Frame 1 (no input): blank canvas, image omitted
Frame 60 (no input): blank canvas, image omitted
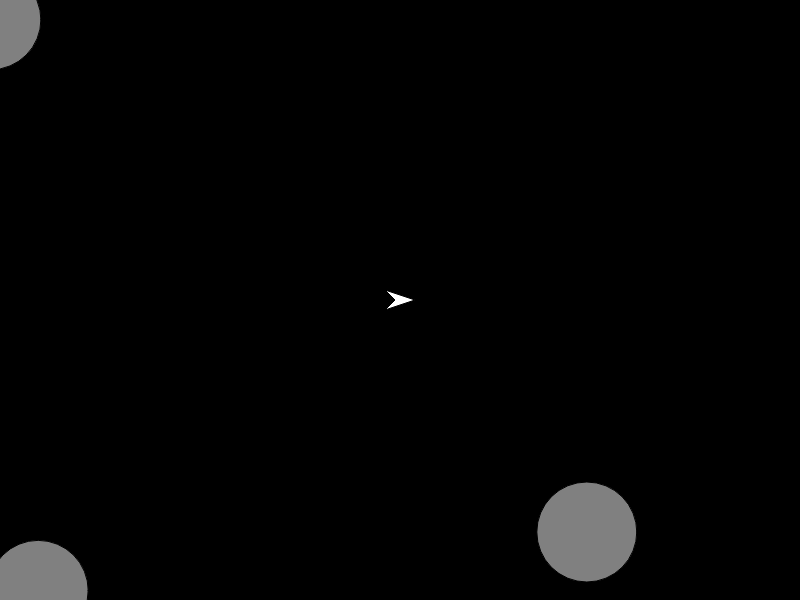
Frame 120 (the mouse pressed at the canvas centre since frame 60)

The p5.js sketch whose frames 1 and 60 were blank and that drew this single picture after the mouse press (run headless with seeded random() and noise() and a simulated clock; from frame 60 on, the mouse is pressed at the canvas centre):

// p5.js sketch
// ── sketch.js
// Project Title
// Your Name
// Date
//
// Extra for Experts:
// - describe what you did to take this project "above and beyond"
let bgColor = "black";
let x, y, ay;
let theta = 0;
let vx = 0;
let vy = 0;
let friction = 0.99;
let maxSpeed = 8;
let bSpeed = 8;
let shotX;
let shotY;
let ballArray = [];
let asteroidArray= [];
let thrust = false;
let side;

function setup() {
  createCanvas(800, 600);
  angleMode(DEGREES);
  x = width / 2;
  y = height /2;
}

function draw() {
  background(bgColor);
  for (let i = 0; i<ballArray.length; i++){
    for (let j = 0; j < asteroidArray.length; j++){
      if ( i !== j){
        checkBulletColision(ballArray[i], asteroidArray[j]);
      }
    }
  }
  displayBall();
  moveBall();

  displayAsteroid();
  moveAsteroid();

  moveShip();
  displayShip();
  checkIfOnScreen();
}

function displayShip() {
  push();
  fill("white");
  translate(x, y);
  rotate(theta);
  if (thrust === true) {  // Rocket flame
    beginShape();
    vertex(0,0);
    vertex(-5,-5);
    vertex(-15,0);
    vertex(-5,5);
    endShape();
  }
  beginShape();  // Ship
  vertex(15, 0);
  vertex(-15, 10);
  vertex(-5, 0);
  vertex(-15, -10);
  vertex(15, 0);
  endShape();
  pop();
}

function moveShip() { // Movement
  if (keyIsDown(RIGHT_ARROW)) {
    theta += 4;
  }
  if (keyIsDown(LEFT_ARROW)) {
    theta -= 4;
  }
  if (keyIsDown(UP_ARROW)) {
    moveForward();
    thrust = true;
  }
  else {
    stopMoving();
    thrust = false;
  }
}

function moveForward() {
  x += vx;
  y += vy;
  vx += cos(theta) * 0.05;
  vy += sin(theta) * 0.05;
  // if (vx > maxSpeed) {
  //   vx = maxSpeed;
  // }
  // if (vx < -5) {
  //   vx = -maxSpeed;
  // }
  // if (vy > maxSpeed) {
  //   vy = maxSpeed;
  // }
  // if (vy < -maxSpeed) {
  //   vy = -maxSpeed;
  // }
}

function stopMoving() {
  vx *= friction;
  vy *= friction;
  x += vx;
  y += vy;
}

function checkIfOnScreen() {
  if (x > width) {
    x = 0;
  }
  if (x < 0) {
    x = width;
  }
  if (y > height) {
    y = 0;
  }
  if (y < 0) {
    y = height;
  }
  for (let ball of ballArray) {
    if (ball.bx > width) {
      ball.bx = 0;
    }
    if (ball.bx < 0) {
      ball.bx = width;
    }
    if (ball.by > height) {
      ball.by = 0;
    }
    if (ball.by < 0) {
      ball.by = height;
    }
  }
  for (let asteroid of asteroidArray) {
    if (asteroid.x > width + asteroid.radius) {
      asteroid.x = 0;
    }
    if (asteroid.x < 0 - asteroid.radius) {
      asteroid.x = width;
    }
    if (asteroid.y > height + asteroid.radius) {
      asteroid.y = 0;
    }
    if (asteroid.y < 0 - asteroid.radius) {
      asteroid.y = height;
    }
  }
}

function spawnBall() {  //Bullet Array

  let newBall = {
    bx: x,
    by: y,
    totalX: 0,
    totalY: 0,
    radius: 3,
    color: "white",
    dx: cos(theta) * bSpeed,
    dy: sin(theta) * bSpeed,
  };
  ballArray.push(newBall);    
}

function displayBall() {
  for (let ball of ballArray) {
    fill(ball.color);
    circle(ball.bx, ball.by, ball.radius * 2);
  }
}

function moveBall() {
  for (let theBall of ballArray) {
    theBall.bx += theBall.dx;
    theBall.by += theBall.dy;
    theBall.totalX += theBall.dx;
    theBall.totalY += theBall.dy;
    if (theBall.totalX > 550 || theBall.totalX < -550 || theBall.totalY > 550 || theBall.totalY < -550) {
      ballArray.shift();
    }
  }
}

function keyPressed() { //Shoot   
  if (keyCode === 32) {
    spawnBall();
    ballArray[ballArray.length-1].bx = x;
    ballArray[ballArray.length-1].by = y;
  }
}

function spawnAsteroid() {  //Asteroid Array
  let newAsteroid = {
    x: 0,
    y: 0,
    radius: 50,
    color: "grey",
    side: round(random(1,4)),
    dx: cos(random(360)) * 2,
    dy: sin(random(360)) * 2,
  };
  for (let asteroid of asteroidArray) {
    if (asteroid.side === 1) {
      asteroid.x = random(width);
      asteroid.y = 0 - asteroid.radius;
    }
    if (asteroid.side === 2) {
      asteroid.x = width + asteroid.radius;
      asteroid.y = random(height);
    }
    if (asteroid.side === 3) {
      asteroid.x = random(width);
      asteroid.y = height + asteroid.radius;
    }
    if (asteroid.side === 4) {
      asteroid.x = 0 - asteroid.radius;
      asteroid.y = random(height);
    }
  }
  asteroidArray.push(newAsteroid);    
}

function displayAsteroid() {
  for (let asteroid of asteroidArray) {
    fill(asteroid.color);
    circle(asteroid.x, asteroid.y, asteroid.radius * 2);
  }
}

function moveAsteroid() {
  for (let theAsteroid of asteroidArray) {
    theAsteroid.x += theAsteroid.dx;
    theAsteroid.y += theAsteroid.dy;
  }
}

function mousePressed() {
  spawnAsteroid();
  spawnAsteroid();
  spawnAsteroid();
}

function checkBulletColision(bullet, asteroid) {
  let distanceBetween = dist(bullet.x, bullet.y, asteroid.x, asteroid.y);
  let radiSum = bullet.radius + asteroid.radius;
  if (distanceBetween < radiSum) {
    asteroid.color = "red";
    bullet.color = "indigo";
    bgColor = "red";
  }
}


// ── TemplateSketch.js
// Project Title
// Your Name
// Date
//
// Extra for Experts:
// - describe what you did to take this project "above and beyond"


function setup() {
  createCanvas(windowWidth, windowHeight);
}

function draw() {
  background(220);
  rect(100, 100, 50, 50);
}
